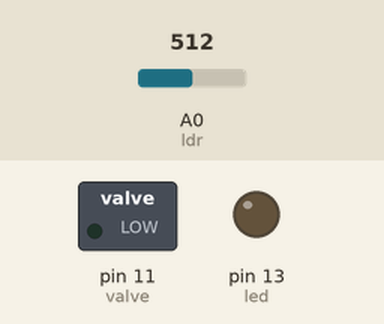
Recording of a sketch running on a simulated Arduino Uno, built with avr-gcc and run on an emulated ATmega328P. On the bench: switched loads named in the sketch (green lamp = pin HIGH), output pins drawn as LEDs (lit = HIGH). The test bench sets the inputs (shaded band); at power-on: A0 (ldr) = 512.

Above: at 1.2 s.
1.3 s: A0 (ldr) set to 501
At 2.6 s:
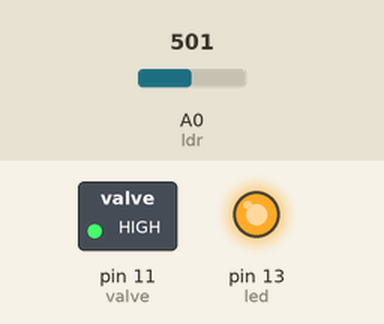
Timing chart, 0 to 7.5 s (numbered marks = the images above; inputs shaded):
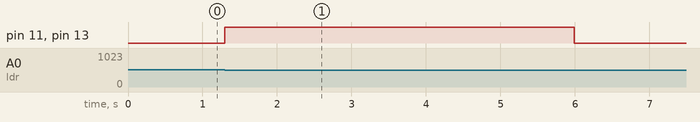

Measured:
- the behaviour switches between 512 and 511 on A0 (ldr) (found by bisection; images 0 and 1)
- after the input at 1.3 s, pin 11 (valve), pin 13 (led): LOW → HIGH at once, → LOW 4.7 s later

The sketch:

IrrigadorAutomatico.ino
```cpp
/*

            Este código é copiado do professor. Ele tem a função de acionar uma válvula solenóide, que equivale a um relé, que irá liberar o fluxo de água para uma irrigação
     automática. Esta liberação ocorrerá a partir do momento que um ldr identificar que ficou noite, através da luminosidade. Da mesma forma, quando virar dia, a válvula
     também será acionada.
            Este código é um exemplo simples de um controle de irrigação automático e pode ser melhorado, colocando um RTC externo ou projetando um interno através dos
     timers. Ainda, o tempo ajustado para a válvula ficar ligada é de apenas 5s. Isso pode ser ajsutado para ficar um tempo maior.

*/


// ========================================================================================================
// --- Mapeamento de Hardware ---
#define      ldr      A0                                  //entrada para sensor de luminosidade
#define      led      13                                  //saída para led auxiliar
#define      valve    11                                  //saída para controle de válvula solenoide


// ========================================================================================================
// --- Variáveis Globais ---
int        count_T2  = 0x00,                              //contador auxiliar para temporização
           timer     = 0x00;                              //variável de temporização

boolean    runSys    = 0x00,                              //flag para armar/desarmar sistema
           timeout   = 0x00;                              //flag auxiliar para temporizador


// ========================================================================================================
// --- Interrupção ---
ISR(TIMER2_OVF_vect)
{

    TCNT2 = 100;                                          //Reinicializa o registrador do Timer2
    count_T2++;                                           //Incrementa count_T2

    // -- Base de Tempo de 1 Segundo --
    if(count_T2 == 100)                                   //count_T2 igual a 100?
    {                                                     //Sim...
        count_T2 = 0x00;                                  //Reinicia
        if(timeout) timer++;                              //incrementa timer, se timeout estiver setada

        if(timer == 5)                                    //final da temporização?
        {                                                 //Sim...
            timer = 0x00;                                 //reinicia timer
            timeout = 0x00;                               //limpa timeout
            digitalWrite(valve, LOW);                     //desliga válvula
            digitalWrite(led,   LOW);                     //desliga led
            runSys = 0x01;                                //seta runSys

        } //end if timer


    } //end if count_T2


} //end ISR


// ========================================================================================================
// --- Configurações Iniciais ---
void setup()
{

    pinMode(ldr,  INPUT);                                 //Configura entrada para sensor de luminosidade
    pinMode(led, OUTPUT);                                 //Configura saída para led auxiliar
    pinMode(valve, OUTPUT);                               //Configura saída para controle de válvula solenoide


    TCCR2A = 0x00;                                        //Timer operando em modo normal
    TCCR2B = 0x07;                                        //Prescaler 1:1024
    TCNT2  = 100;                                         //Inicializa TCNT2 com 100
    TIMSK2 = 0x01;                                        //Habilita interrupção do Timer2

} //end setup


// ========================================================================================================
// --- Loop Infinito ---
void loop()
{
//||||||||||||||||||||||||||||||||||||||||||||||||||||||||
    if(analogRead(ldr) < 512 && !runSys)                  //anoiteceu e flag runSys limpa?
    {                                                     //Sim...
       timeout = 0x01;                                    //seta timeout
       digitalWrite(valve, HIGH);                         //liga válvula para irrigação
       digitalWrite(led,   HIGH);                         //liga led auxiliar

    } //end if ldr

    if(analogRead(ldr) > 550) runSys = 0x00;              //limpa runSys quando amanhecer


} //end loop
```
